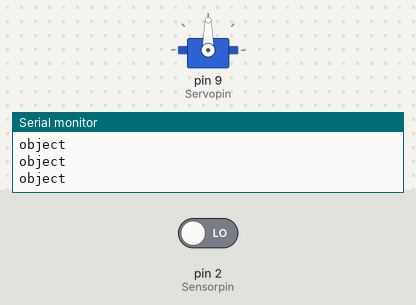
The sketch below on a simulated Arduino Uno, built with avr-gcc and run on an emulated ATmega328P. Shown: servo, the last lines printed to the serial monitor. The inputs (shaded band) are chosen by the test bench; at power-on: pin 2 (Sensorpin) LOW.

Above: at 1.2 s.
1.3 s: pin 2 (Sensorpin) driven HIGH
At 2.3 s:
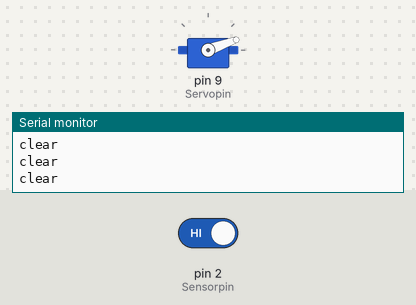
2.8 s: pin 2 (Sensorpin) driven LOW
At 3.6 s:
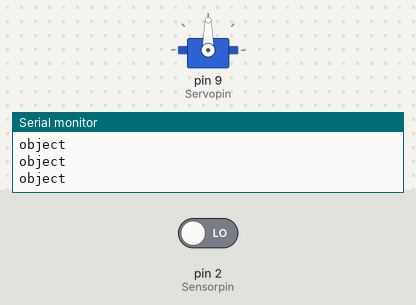
Timing chart, 0 to 5.8 s (numbered marks = the images above; inputs shaded):
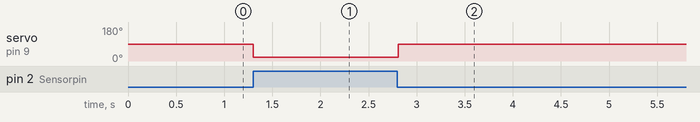

Measured:
- after the input at 1.3 s, servo on pin 9 (Servopin): 90° → 20° at once
- after the input at 2.8 s, servo on pin 9 (Servopin): 20° → 90° at once

The sketch:

chapter2.ino
```cpp
#include <Servo.h>
const byte Servopin = 9;   // Servo signal wire -> digital pin 9
const byte Sensorpin = 2;  // IR sensor OUT -> digital pin 2
const byte objectDetectedState = LOW; // Most IR modules output LOW when object detected. Change LOW to HIGH if yours works backwards.
const int closedAngle = 20; // Calibrate with the horn detached first.
const int openAngle = 90;
Servo gateServo;
void setup() {
  Serial.begin(9600);
  pinMode(Sensorpin, INPUT);
  gateServo.attach(Servopin);
  gateServo.write(closedAngle);
}
void loop() {
  bool detected = digitalRead(Sensorpin) == objectDetectedState;
  Serial.println(detected ? "object" : "clear");
  gateServo.write(detected ? openAngle : closedAngle);
  delay(50); // Sample interval, not a one-second open timer.
}
```
